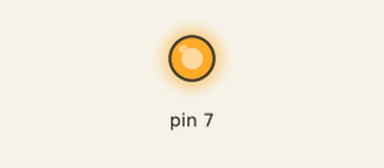
Bench run of a sketch on a simulated Arduino Uno, built with avr-gcc and run on an emulated ATmega328P. Parts: output pins drawn as LEDs (lit = HIGH). At 0.0 s the program stops and its outputs stay as they are.

Above: at 0.1 s.
Timing chart, 0 to 1.5 s (numbered marks = the images above):
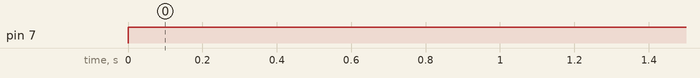

The sketch:

whiletrue.ino
```cpp
void setup() {
  pinMode(7, OUTPUT);
}

//the program runs the K'nex motor forever, until it stops working
void loop () {
  while (true) {
    digitalWrite(7, HIGH);
  }
}
```

Measured:
- by itself, pin 7: LOW → HIGH at 0.00 s
